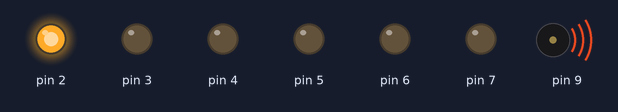
Recording of a sketch running on a simulated Arduino Uno, built with avr-gcc and run on an emulated ATmega328P. Parts: output pins drawn as LEDs (lit = HIGH), buzzer (waves = sounding).

Above: at 0.5 s.
At 4.5 s:
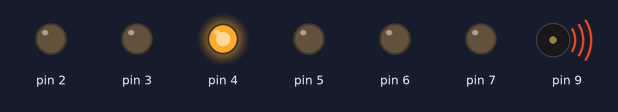
At 6.5 s:
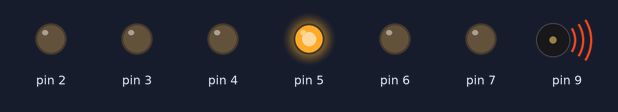
At 7.5 s:
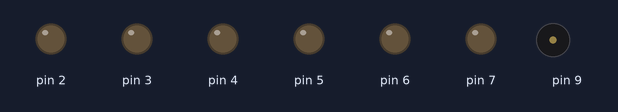
At 10.5 s:
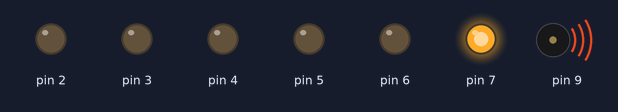
At 14.5 s:
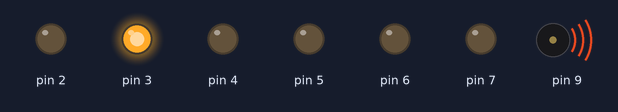
Timing chart, 0 to 15.6 s (numbered marks = the images above):
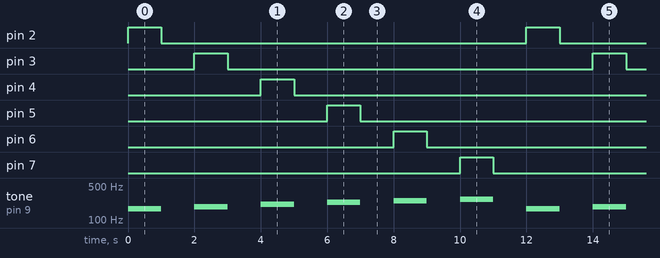

Measured:
- by itself, pin 2–7: alternates HIGH for 1.0 s and LOW for 11.0 s
- by itself, tone on pin 9: repeats every 12.0 s: silent 1.0 s, 189 Hz 1.0 s, silent 1.0 s, 209 Hz 1.0 s, silent 1.0 s, 229 Hz 1.0 s, silent 1.0 s, 249 Hz 1.0 s, silent 1.0 s, 269 Hz 1.0 s, silent 1.0 s, 169 Hz 1.0 s

The sketch:

LED_Sound.ino
```cpp
void setup()
{
  for(int i=2 ; i<=7 ; i++)
  {
    pinMode(i, OUTPUT);    //กำหนดให้ขาพอร์ตที่ 2 ถึง 7 เป็น OUTPUT
  }
}
void loop()
{
   for(int i=2 ; i<=7 ; i++)
   {
      digitalWrite(i,HIGH);  //สั่งให้ขาพอร์ตที่ i มีสถานะเป็น HIGH
      tone(9,131+(20*i-2),1000); //สั่งงานเสียงผ่าน pin หมายเลข 9 โดยให้เสียงดัง 1000 มิลลิวินาที
      delay(1000);           //หน่วงเวลา 1000 มิลลิวินาที หรือ 1 วินาที
      digitalWrite(i,LOW);   //สั่งให้ขาพอร์ตที่ i มีสถานะเป็น LOW
      delay(1000);           //หน่วงเวลา 1000 มิลลิวินาที หรือ 1 วินาที
   }
}
```
